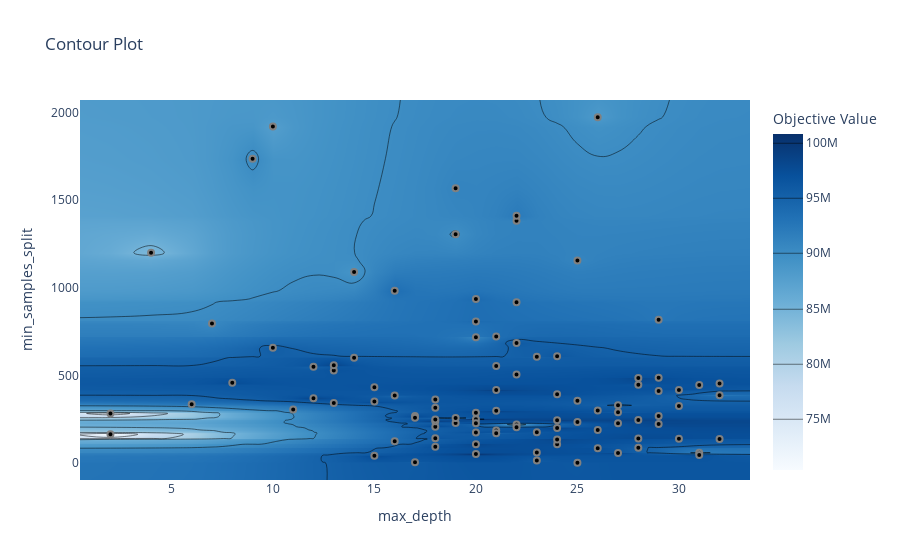

The code cell stored with this chart in its notebook:
### Code cell
plot_contour(study, params=["max_depth", "min_samples_split"])

### Figure 1 — Plotly figure (JSON) as saved in the notebook; plotly's stock layout.template omitted (floating-point values rounded to 4 significant figures; data arrays with more than 128 entries replaced by an {"elided": "..."} marker saying what was removed)
{"data": [{"colorbar": {"title": {"text": "Objective Value"}}, "colorscale": [[0, "rgb(247,251,255)"], [0.125, "rgb(222,235,247)"], [0.25, "rgb(198,219,239)"], [0.375, "rgb(158,202,225)"], [0.5, "rgb(107,174,214)"], [0.625, "rgb(66,146,198)"], [0.75, "rgb(33,113,181)"], [0.875, "rgb(8,81,156)"], [1, "rgb(8,48,107)"]], "connectgaps": true, "contours": {"coloring": "heatmap"}, "hoverinfo": "none", "line": {"smoothing": 1.3}, "reversescale": false, "type": "contour", "x": [0.5, 2, 4, 6, 7, 8, 9, 10, 11, 12, 13, 14, 15, 16, 17, 18, 19, 20, 21, 22, 23, 24, 25, 26, 27, 28, 29, 30, 31, 32, 33.5], "y": [-95.45, 3, 6, 15, 43, 47, 53, 58, 60, 61, 85, 88, 94, 108, 109, 125, 136, 138, 139, 141, 142, 165, 171, 175, 176, 186, 190, 201, 205, 208, 221, 224, 228, 229, 235, 240, 245, 246, 249, 251, 258, 260, 270, 284, 288, 291, 299, 300, 306, 316, 326, 330, 336, 344, 352, 356, 363, 371, 386, 388, 394, 412, 417, 418, 433, 446, 448, 454, 459, 486, 488, 506, 529, 550, 555, 558, 602, 607, 610, 658, 685, 718, 723, 796, 808, 818, 918, 936, 983, 1090, 1156, 1200, 1305, 1382, 1411, 1567, 1736, 1919, 1972, 2070.0], "z": {"elided": "100x31 int values"}}, {"marker": {"color": "black", "line": {"color": "Gray", "width": 2}}, "mode": "markers", "name": "Feasible Trial", "showlegend": false, "type": "scatter", "x": [10, 14, 22, 2, 20, 20, 22, 20, 22, 22, 32, 31, 15, 27, 12, 8, 10, 6, 16, 26, 11, 18, 13, 18, 25, 19, 13, 7, 12, 4, 9, 16, 14, 20, 24, 29, 28, 29, 29, 29, 25, 24, 24, 27, 23, 30, 32, 27, 23, 21, 28, 21, 24, 26, 21, 21, 17, 31, 21, 26, 19, 23, 25, 22, 28, 28, 30, 28, 15, 30, 19, 24, 26, 27, 32, 22, 25, 20, 17, 18, 19, 20, 21, 23, 2, 13, 29, 22, 24, 16, 31, 18, 20, 20, 18, 18, 17, 15, 20, 18], "y": [1919, 1090, 918, 165, 108, 718, 1382, 175, 685, 1411, 454, 60, 352, 58, 371, 459, 658, 336, 983, 1972, 306, 208, 529, 142, 3, 229, 558, 796, 550, 1200, 1736, 386, 602, 808, 245, 224, 246, 270, 488, 818, 1156, 201, 109, 228, 15, 139, 388, 291, 607, 417, 448, 186, 394, 85, 299, 723, 270, 446, 555, 300, 1567, 176, 356, 221, 141, 88, 326, 486, 43, 418, 258, 136, 190, 330, 138, 506, 235, 53, 6, 94, 1305, 936, 171, 61, 284, 344, 412, 205, 610, 125, 47, 240, 251, 288, 249, 363, 260, 433, 228, 316]}, {"marker": {"color": "#cccccc", "line": {"color": "Gray", "width": 2}}, "mode": "markers", "name": "Infeasible Trial", "showlegend": false, "type": "scatter", "x": [], "y": []}], "layout": {"title": {"text": "Contour Plot"}, "xaxis": {"range": [0.5, 33.5], "title": {"text": "max_depth"}}, "yaxis": {"range": [-95.45, 2070.0], "title": {"text": "min_samples_split"}}}}
